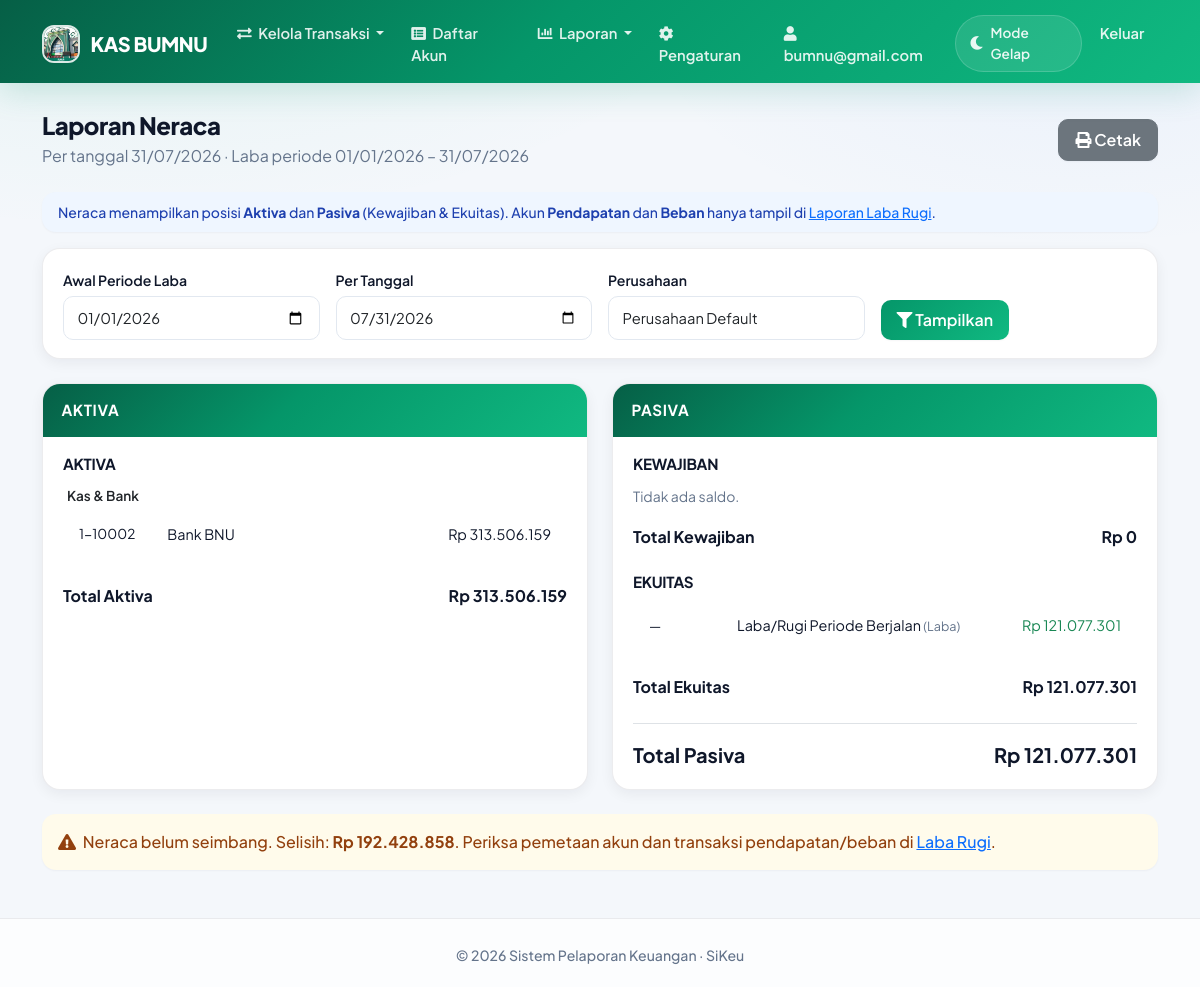
Page /laporan/neraca.php (signed in) on the committed database.
### tables this page shows
CREATE TABLE `perusahaan` (
  `id` int(11) NOT NULL,
  `nama` varchar(100) NOT NULL,
  `alamat` text DEFAULT NULL,
  `telepon` varchar(20) DEFAULT NULL,
  `email` varchar(100) DEFAULT NULL,
  `website` varchar(255) DEFAULT NULL COMMENT 'URL website perusahaan',
  `logo` varchar(255) DEFAULT NULL,
  `jenis` enum('regular','premium') NOT NULL DEFAULT 'regular' COMMENT 'Jenis akun perusahaan',
  `deskripsi` text DEFAULT NULL,
  `created_at` timestamp NOT NULL DEFAULT current_timestamp()
);

CREATE TABLE `users` (
  `id` int(11) NOT NULL,
  `username` varchar(50) NOT NULL,
  `password` varchar(255) NOT NULL,
  `nama_lengkap` varchar(100) NOT NULL,
  `email` varchar(100) DEFAULT NULL,
  `no_hp` varchar(20) DEFAULT NULL,
  `alamat` text DEFAULT NULL,
  `foto_profil` varchar(255) DEFAULT NULL,
  `id_perusahaan` int(11) DEFAULT NULL,
  `default_company` int(11) DEFAULT NULL,
  `created_at` timestamp NOT NULL DEFAULT current_timestamp()
);

CREATE TABLE `akun` (
  `id` int(11) NOT NULL,
  `kode_akun` varchar(10) NOT NULL,
  `nama_akun` varchar(100) NOT NULL,
  `kategori` enum('aktiva','pasiva','modal','pendapatan','beban') NOT NULL,
  `sub_kategori` varchar(250) NOT NULL,
  `tipe_akun` enum('debit','kredit') NOT NULL,
  `saldo` decimal(15,2) NOT NULL,
  `deskripsi` text DEFAULT NULL,
  `created_at` timestamp NOT NULL DEFAULT current_timestamp(),
  `id_perusahaan` int(11) DEFAULT NULL
);

### laporan/neraca.php (the view, shortened to what the rows shown need)
<?php
require_once '../config/database.php';
require_once '../config/functions.php';
$tanggal_awal = isset($_GET['tanggal_awal']) ? $_GET['tanggal_awal'] : date('Y-01-01');
$tanggal_akhir = isset($_GET['tanggal_akhir']) ? $_GET['tanggal_akhir'] : date('Y-m-t');
$stmt_company = $db->prepare("SELECT default_company FROM users WHERE id = ?");
$stmt_company->execute([$_SESSION['user_id']]);
$user_data = $stmt_company->fetch();
$id_perusahaan = $user_data['default_company'];
$filter_perusahaan = $id_perusahaan;
$neraca = getNeracaData($db, $tanggal_akhir, $filter_perusahaan, $tanggal_awal);
include '../templates/header.php';
function renderNeracaGroup($title, $groups, $total_label, $total_value)
{
    ?>
    <div class="neraca-section mb-4">
        <?php if (empty($groups)): ?>
            <p class="text-muted small mb-2">Tidak ada saldo.</p>
        <?php else: ?>
            <?php foreach ($groups as $sub_kategori => $accounts): ?>
                <div class="neraca-subgroup mb-3">
                    <div class="neraca-subgroup-title"><?= htmlspecialchars($sub_kategori) ?></div>
                    <table class="table table-sm table-borderless neraca-table mb-0">
                        <tbody>
                            <?php foreach ($accounts as $account): ?>
                                <tr>
                                    <td class="neraca-kode"><?= htmlspecialchars($account['kode_akun']) ?></td>
                                    <td><?= htmlspecialchars($account['nama_akun']) ?></td>
                                    <td class="text-end"><?= formatRupiah($account['saldo']) ?></td>
                                </tr>
                            <?php endforeach; ?>
                        </tbody>
                    </table>
                </div>
            <?php endforeach; ?>
        <?php endif; ?>
    </div>
    <?php
}
?>
<div class="container mt-4">
    <div class="d-flex justify-content-between align-items-center mb-4">
        <div>
            <h2 class="mb-1">Laporan Neraca</h2>
        </div>
    </div>
    <div class="row g-4">
        <div class="col-lg-6">
            <div class="card h-100 neraca-card">
                <div class="card-body">
                    <?php renderNeracaGroup('Aktiva', $neraca['aktiva_grouped'], 'Total Aktiva', $neraca['total_aktiva']); ?>
                </div>
            </div>
        </div>
        <div class="col-lg-6">
            <div class="card h-100 neraca-card">
                <div class="card-body">
                    <div class="neraca-section mb-4">
                        <?php if ($neraca['laba_bersih'] != 0): ?>
                            <table class="table table-sm table-borderless neraca-table mb-3">
                                <tbody>
                                    <tr>
                                        <td class="neraca-kode">—</td>
                                        <td>
                                            Laba/Rugi Periode Berjalan
                                            <span class="text-muted small">(<?= $neraca['laba_bersih'] >= 0 ? 'Laba' : 'Rugi' ?>)</span>
                                        </td>
                                        <td class="text-end <?= $neraca['laba_bersih'] >= 0 ? 'text-success' : 'text-danger' ?>">
                                            <?= formatRupiah($neraca['laba_bersih']) ?>
                                        </td>
                                    </tr>
                                </tbody>
                            </table>
                        <?php endif; ?>
                        <div class="neraca-total-row d-flex justify-content-between fw-bold">
                            <span>Total Ekuitas</span>
                            <span><?= formatRupiah($neraca['total_ekuitas']) ?></span>
                        </div>
                    </div>
                    <div class="neraca-total-row d-flex justify-content-between fw-bold fs-5 border-top pt-3">
                        <span>Total Pasiva</span>
                        <span><?= formatRupiah($neraca['total_pasiva']) ?></span>
                    </div>
                </div>
            </div>
        </div>
    </div>
    <?php if (!$neraca['seimbang']): ?>
        <div class="alert alert-warning mt-4">
            <i class="fas fa-exclamation-triangle me-1"></i>
            Neraca belum seimbang. Selisih:
            <strong><?= formatRupiah(abs($neraca['total_aktiva'] - $neraca['total_pasiva'])) ?></strong>.
            Periksa pemetaan akun dan transaksi pendapatan/beban di
            <a href="laba-rugi.php">Laba Rugi</a>.
        </div>
    <?php else: ?>
        <div class="alert alert-success mt-4 mb-0">
            <i class="fas fa-check-circle me-1"></i> Neraca seimbang — Total Aktiva = Total Pasiva.
        </div>
    <?php endif; ?>
</div>
<?php include '../templates/footer.php'; ?>

### templates/header.php (shortened to what the rows shown need)
<!DOCTYPE html>
<html lang="id" data-theme="light">
<head>
    <link href="https://cdn.jsdelivr.net/npm/bootstrap@5.1.3/dist/css/bootstrap.min.css" rel="stylesheet">
    <link href="https://cdnjs.cloudflare.com/ajax/libs/font-awesome/5.15.4/css/all.min.css" rel="stylesheet">
    <?php
    $sikeu_theme_ver = @filemtime(__DIR__ . '/../assets/css/sikeu-theme.css') ?: time();
    $sikeu_dark_ver = @filemtime(__DIR__ . '/../assets/css/dark-mode.css') ?: time();
    $sikeu_style_ver = @filemtime(__DIR__ . '/../assets/css/style.css') ?: time();
    ?>
    <link href="/assets/css/sikeu-theme.css?v=<?= $sikeu_theme_ver ?>" rel="stylesheet">
    <link href="/assets/css/dark-mode.css?v=<?= $sikeu_dark_ver ?>" rel="stylesheet">
    <link rel="stylesheet" href="/assets/css/style.css?v=<?= $sikeu_style_ver ?>">
    <link rel="stylesheet" href="https://unpkg.com/leaflet@1.7.1/dist/leaflet.css" />
</head>
<body class="sikeu-app">
    <nav class="navbar navbar-expand-lg navbar-dark sikeu-navbar">
        <div class="container">
            <a class="navbar-brand" href="/index.php">
                <?php
                $logo_path = '/assets/img/logo.jpg';
                if (isset($_SESSION['user_id']) && isset($db)) {
                    $user_id = $_SESSION['user_id'];
                    $stmt = $db->prepare("SELECT default_company FROM users WHERE id = ?");
                    $stmt->execute([$user_id]);
                    $user_data = $stmt->fetch();
                    $default_company_id = $user_data['default_company'] ?? null;
                    if ($default_company_id) {
                        $stmt = $db->prepare("SELECT logo, nama FROM perusahaan WHERE id = ?");
                        $stmt->execute([$default_company_id]);
                        $perusahaan = $stmt->fetch();
                        if ($perusahaan && !empty($perusahaan['logo'])) {
                            $logo_path = '/' . $perusahaan['logo'];
                        }
                    }
                }
                ?>
                <img src="<?php echo htmlspecialchars($logo_path); ?>" alt="Logo" />
                <?php
                if (isset($perusahaan) && !empty($perusahaan['nama'])) {
                    echo htmlspecialchars($perusahaan['nama']);
                } else {
                    echo "SiKeu";
                }
                ?>
            </a>
            <div class="collapse navbar-collapse" id="navbarNav">
                <ul class="navbar-nav me-auto">
                </ul>
                <ul class="navbar-nav">
                    <?php if (isset($_SESSION['user_id'])) :
                        $stmt = $db->prepare("SELECT * FROM users WHERE id = ?");
                        $stmt->execute([$_SESSION['user_id']]);
                        $user = $stmt->fetch();
                        $username = $user['username'] ?? 'Pengguna';
                    ?>
                        <li class="nav-item">
                            <a class="nav-link" href="/pengaturan/profil.php">
                                <i class="fas fa-user me-1"></i>
                                <span><?php echo htmlspecialchars($username); ?></span>
                            </a>
                        </li>
                        <li class="nav-item d-flex align-items-center px-1">
                            <div class="sikeu-theme-switch" onclick="toggleTheme()" role="button" tabindex="0" aria-label="Toggle theme">
                                <i class="fas fa-moon"></i>
                                <span class="d-none d-lg-inline">Mode Gelap</span>
                            </div>
                        </li>
                        <li class="nav-item">
                            <a class="nav-link" href="/logout.php">Keluar</a>
                        </li>
                    <?php endif; ?>
                </ul>
            </div>
        </div>
    </nav>

### rows in the picture
perusahaan: logo (picture), nama "KAS BUMNU"
users: username "bumnu@gmail.com", default_company.sub_kategori "Rp 121.077.301", default_company.sub_kategori "Rp 192.428.858"
akun: kode_akun "1-10002", nama_akun "Bank BNU", saldo "Rp 313.506.159"

### other values in the picture
date('d/m/Y', strtotime($tanggal_akhir)) "31/07/2026"
date('d/m/Y', strtotime($tanggal_awal)) "01/01/2026"
$title "AKTIVA KEWAJIBAN"
$sub_kategori "Kas & Bank"
$total_label "Total Aktiva Total Kewajiban"
formatRupiah($total_value) "Rp 313.506.159 Rp 0"
